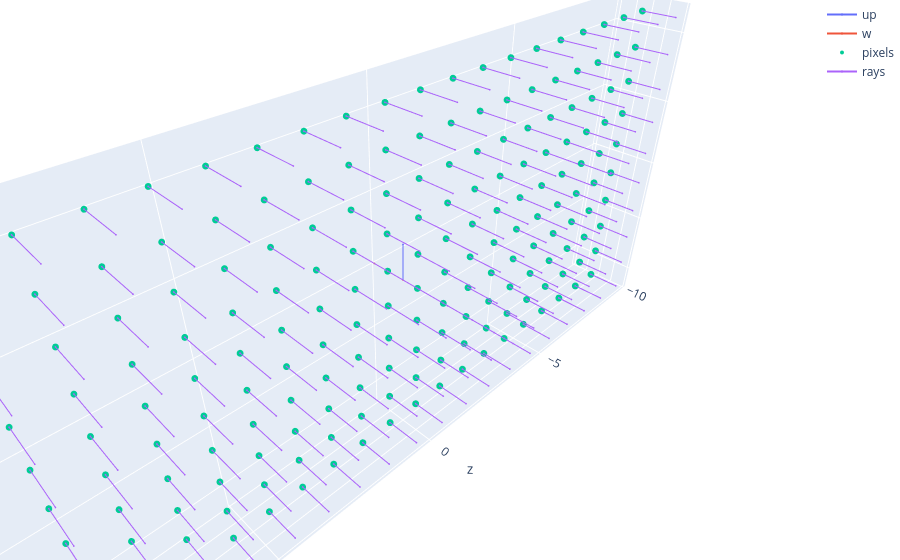

Notebook code for this chart:
### Code cell
def orto_example():
    image = ImagePlane(width=20, height=10, left=-10.0, right=10.0, top=5.0, bottom=-5.0)
    camera = OrtoCamera(position=[-10,0,0], look_at=[0,0,0], up=[0,1,0])
    
    pixels = sample_pixels_orto(image, camera)
    rays = sample_rays_orto(pixels, camera)
    
    return show(camera, image, pixels=pixels, rays=rays)
orto_example()

### Figure 1 — Plotly figure (JSON) as saved in the notebook; plotly's stock layout.template omitted (floating-point values rounded to 4 significant figures; data arrays with more than 128 entries replaced by an {"elided": "..."} marker saying what was removed)
{"data": [{"marker": {"size": 1}, "mode": "markers+lines", "name": "up", "type": "scatter3d", "x": [-10, -10, null], "y": [0, 1, null], "z": [0, 0, null]}, {"marker": {"size": 1}, "mode": "markers+lines", "name": "w", "type": "scatter3d", "x": [-10, -11, null], "y": [0, 0, null], "z": [0, 0, null]}, {"marker": {"size": 4}, "mode": "markers", "name": "pixels", "type": "scatter3d", "x": {"elided": "200 float values"}, "y": {"elided": "200 float values"}, "z": {"elided": "200 float values"}}, {"marker": {"size": 1}, "mode": "markers+lines", "name": "rays", "type": "scatter3d", "x": {"elided": "600 float values"}, "y": {"elided": "600 float values"}, "z": {"elided": "600 float values"}}], "layout": {"margin": {"b": 0, "l": 0, "r": 0, "t": 0}, "scene": {"aspectmode": "data", "camera": {"up": {"x": 0, "y": 1, "z": 0}}}}}
